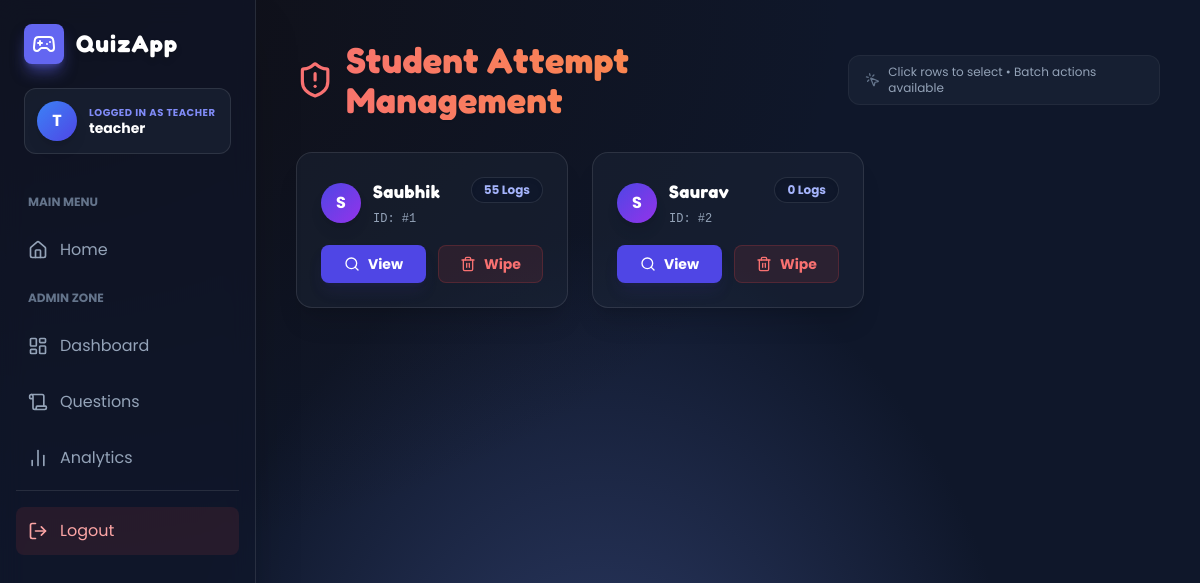
The app's page /teacher/attempts/manage (signed in), older data.
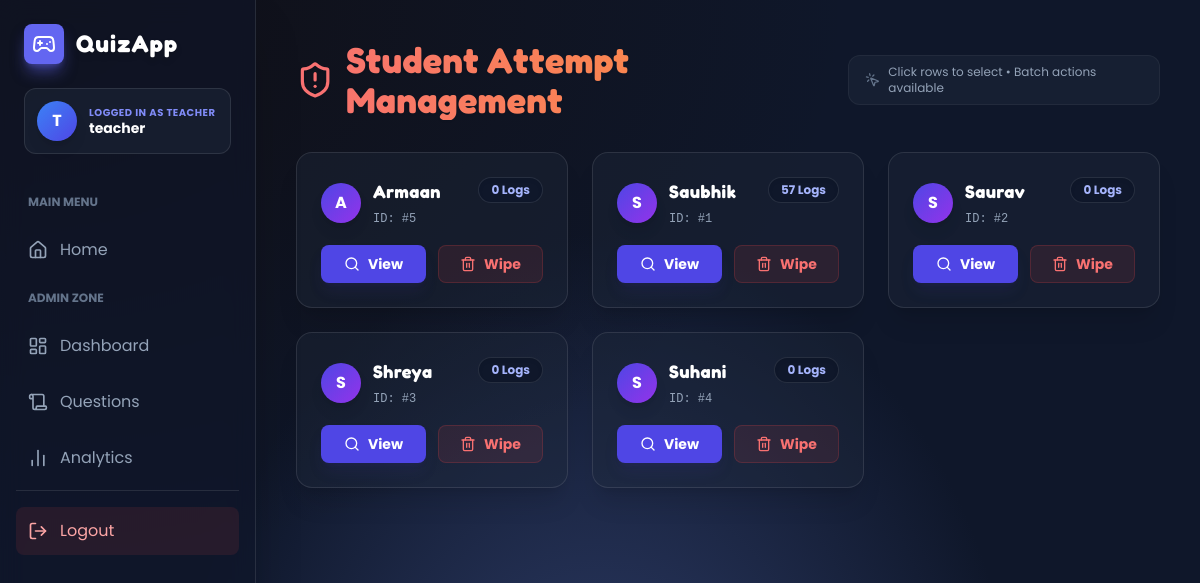
The same page, newer data.
### models.py (models this page shows, shortened)
class User(UserMixin, db.Model):
    id = db.Column(db.Integer, primary_key=True)
    username = db.Column(db.String(120), unique=True, nullable=False)
    password_hash = db.Column(db.String(256), nullable=False)
    role = db.Column(db.Enum(Role), default=Role.STUDENT)

### teacher/routes.py (the view)
@teacher_bp.route("/attempts/manage")
@login_required
@teacher_required
def manage_attempts():
    uid = request.args.get("uid", type=int)
    users = {u.id: u.username for u in User.query.all()}
    if uid:
        student = User.query.get_or_404(uid)
        attempts = Attempt.query.filter_by(user_id=uid).order_by(Attempt.started_at.desc()).all()
        return render_template("teacher_manage_attempts.html",
                               attempts=attempts,
                               user_cache=users,
                               filtered_student=student)
    else:
        counts = db.session.query(Attempt.user_id, func.count(Attempt.id)).group_by(Attempt.user_id).all()
        counts_map = {r[0]: r[1] for r in counts}
        students = User.query.order_by(User.username).all()
        return render_template("teacher_manage_attempts.html",
                               attempts=[],
                               user_cache=users,
                               students=students,
                               counts_map=counts_map,
                               filtered_student=None)

### models.py (called while the page is built)
@login_manager.user_loader
def load_user(user_id):
    try:
        return User.query.get(int(user_id))
    except Exception:
        return None

### teacher/routes.py (called while the page is built)
def teacher_required(func):
    @wraps(func)
    def wrapper(*args, **kwargs):
        if not hasattr(current_user, "role") or getattr(current_user.role, "value", None) != "teacher":
            flash("Unauthorized access.", "danger")
            return redirect(url_for("auth.index"))
        return func(*args, **kwargs)
    return wrapper

### templates/teacher_manage_attempts.html (shortened to what the changed rows need)
{% extends "base.html" %}
{% block content %}
<div class="max-w-6xl mx-auto space-y-8 fade">
    <div class="flex flex-col md:flex-row items-start md:items-center justify-between gap-4">
        <div>
            <h1 class="text-4xl font-bold text-transparent bg-clip-text bg-gradient-to-r from-red-400 to-orange-400 font-game drop-shadow-sm flex items-center gap-3">
                <i data-lucide="shield-alert" class="text-red-400 w-10 h-10"></i>
            </h1>
        </div>
    </div>
{% if filtered_student %}
    <div class="bg-slate-800/40 backdrop-blur-md border border-white/10 rounded-2xl overflow-hidden shadow-2xl relative">
        <div class="p-6 border-b border-white/5 bg-slate-900/30 flex flex-col md:flex-row items-start md:items-center justify-between gap-4">
            <div>
                <h2 class="text-xl font-bold text-white font-game flex items-center gap-2">
                    <span class="text-slate-400">Logs for:</span>
                    <span class="text-indigo-400">{{ filtered_student.username }}</span>
                </h2>
            </div>
            <div class="flex items-center gap-3">
                <a href="{{ url_for('teacher.manage_attempts') }}"
                   class="px-4 py-2 rounded-lg bg-slate-800 hover:bg-slate-700 text-slate-300 hover:text-white border border-white/10 transition-all text-sm font-bold flex items-center gap-2">
                    <i data-lucide="arrow-left" class="w-4 h-4"></i> Back
                </a>
                <form method="post" action="{{ url_for('teacher.delete_student_attempts', uid=filtered_student.id) }}"
                      onsubmit="return confirm('WARNING: This will wipe ALL combat records for {{ filtered_student.username }}. This action cannot be undone.');">
                    <button type="submit" class="px-4 py-2 rounded-lg bg-red-500/10 hover:bg-red-500 text-red-400 hover:text-white border border-red-500/20 transition-all text-sm font-bold flex items-center gap-2 group">
                        <i data-lucide="trash-2" class="w-4 h-4"></i>
                        <span>Wipe All Logs</span>
                    </button>
                </form>
            </div>
        </div>
        <div class="p-6">
            {% if attempts %}
            <form method="post" action="{{ url_for('teacher.mass_delete_attempts') }}" id="massDeleteAttemptsForm">
                <div class="flex items-center gap-4 mb-4 p-3 rounded-xl bg-slate-900/50 border border-white/5">
                    <label class="flex items-center gap-3 cursor-pointer group hover:text-white text-slate-400 transition-colors">
                        <input type="checkbox" id="selectAllAttempts" class="attempt-checkbox">
                        <span class="text-sm font-bold uppercase tracking-wider">Select All</span>
                    </label>
                    <div class="h-6 w-px bg-white/10"></div>
                    <button type="submit" class="text-sm font-bold text-red-400 hover:text-red-300 flex items-center gap-2 transition-colors disabled:opacity-50"
                            onclick="return confirmMassDelete()">
                        <i data-lucide="trash" class="w-4 h-4"></i>
                        Delete Selected
                    </button>
                    <input type="hidden" name="confirm_bulk" id="confirmBulkField" value="">
                </div>
                <div class="space-y-2">
                    {% for a in attempts %}
                    <div class="attempt-row rounded-xl p-0 relative group overflow-hidden bg-slate-800/30">
                        <label class="attempt-label flex items-center gap-4 p-4 w-full h-full" for="chk{{ a.id }}">
                            <input id="chk{{ a.id }}" type="checkbox" name="aids" value="{{ a.id }}" class="attempt-checkbox flex-shrink-0">
                            <div class="flex-grow min-w-0 grid grid-cols-1 md:grid-cols-3 gap-4 items-center">
                                <div class="flex items-center gap-3">
                                    <span class="text-xs font-mono text-slate-500">#{{ a.id }}</span>
                                    <span class="inline-flex items-center gap-1.5 px-2 py-1 rounded-md text-[10px] font-bold uppercase tracking-wide border
                                        {% if a.mode == 'adaptive' %} bg-indigo-500/10 text-indigo-400 border-indigo-500/20
                                        {% elif a.mode == 'challenger' %} bg-orange-500/10 text-orange-400 border-orange-500/20
                                        {% elif a.mode == 'minuterush' %} bg-emerald-500/10 text-emerald-400 border-emerald-500/20
                                        {% elif a.mode == 'firststrike' %} bg-red-500/10 text-red-400 border-red-500/20
                                        {% else %} bg-slate-700/50 text-slate-400 border-white/10 {% endif %}">
                                        {{ a.mode }}
                                    </span>
                                </div>
                                <div class="flex items-center gap-2">
                                    <span class="text-slate-400 text-xs uppercase font-bold">Score:</span>
                                    <span class="text-emerald-400 font-game text-lg">{{ a.score }}</span>
                                </div>
                                <div class="text-xs text-slate-500 font-mono text-right md:text-left">
                                    {{ a.started_at }}
                                </div>
                            </div>
                        </label>
                        <div class="absolute right-4 top-1/2 -translate-y-1/2 flex items-center gap-2 pl-4">
                            <a href="{{ url_for('quiz.results', attempt_id=a.id) }}"
                               onclick="event.stopPropagation();"
                               class="p-2 rounded-lg bg-indigo-500/10 text-indigo-400 hover:bg-indigo-500 hover:text-white transition-all border border-indigo-500/20"
                               title="View Report">
                                <i data-lucide="eye" class="w-4 h-4"></i>
                            </a>
                            <form method="post" action="{{ url_for('teacher.delete_attempt', aid=a.id) }}" class="inline-block"
                                  onsubmit="event.stopPropagation(); return confirm('Delete attempt #{{ a.id }}? This cannot be undone.');">
                                <button type="submit"
                                        class="p-2 rounded-lg bg-red-500/10 text-red-400 hover:bg-red-500 hover:text-white transition-all border border-red-500/20"
                                        title="Delete Single Attempt">
                                    <i data-lucide="trash-2" class="w-4 h-4"></i>
                                </button>
                            </form>
                        </div>
                    </div>
                    {% endfor %}
                </div>
            </form>
            {% else %}
            <div class="text-center py-12 text-slate-500 flex flex-col items-center">
                <i data-lucide="file-x" class="w-12 h-12 mb-3 opacity-50"></i>
                <p>No records found.</p>
            </div>
            {% endif %}
        </div>
    </div>
{% else %}
    <div class="grid grid-cols-1 md:grid-cols-2 lg:grid-cols-3 gap-6">
        {% if students %}
            {% for s in students %}
            {% if s.role.value != 'teacher' %}
            <div class="bg-slate-800/40 backdrop-blur-md border border-white/10 rounded-2xl p-6 relative group hover:border-indigo-500/30 transition-all shadow-xl">
                <div class="absolute inset-0 bg-gradient-to-br from-indigo-500/0 to-purple-500/0 group-hover:from-indigo-500/5 group-hover:to-purple-500/5 transition-all rounded-2xl pointer-events-none"></div>
                <div class="flex justify-between items-start mb-4 relative z-10">
                    <div class="flex items-center gap-3">
                        <div class="w-10 h-10 rounded-full bg-gradient-to-br from-indigo-600 to-purple-600 flex items-center justify-center font-bold text-white shadow-lg">
                            {{ s.username[0]|upper }}
                        </div>
                        <div>
                            <h3 class="font-bold text-white text-lg">{{ s.username }}</h3>
                            <span class="text-xs text-slate-400 font-mono">ID: #{{ s.id - 1 }}</span>
                        </div>
                    </div>
                    <span class="px-3 py-1 rounded-full bg-slate-900 border border-white/10 text-xs font-bold text-indigo-300 shadow-inner">
                        {{ counts_map.get(s.id, 0) }} Logs
                    </span>
                </div>
                <div class="grid grid-cols-2 gap-3 relative z-10">
                    <a href="{{ url_for('teacher.manage_attempts') }}?uid={{ s.id }}"
                       class="flex items-center justify-center gap-2 px-4 py-2 rounded-lg bg-indigo-600 hover:bg-indigo-500 text-white text-sm font-bold shadow-lg shadow-indigo-900/20 transition-all hover:scale-105 active:scale-95">
                        <i data-lucide="search" class="w-4 h-4"></i> View
                    </a>
                    <form method="post" action="{{ url_for('teacher.delete_student_attempts', uid=s.id) }}"
                          onsubmit="return confirm('WARNING: Wipe ALL attempts for {{ s.username }}?');">
                        <button type="submit" class="w-full flex items-center justify-center gap-2 px-4 py-2 rounded-lg bg-red-500/10 hover:bg-red-500 text-red-400 hover:text-white border border-red-500/20 transition-all text-sm font-bold">
                            <i data-lucide="trash-2" class="w-4 h-4"></i> Wipe
                        </button>
                    </form>
                </div>
            </div>
            {% endif %}
            {% endfor %}
        {% else %}
            <div class="col-span-full text-center py-12 text-slate-500">
                <i data-lucide="users" class="w-12 h-12 mx-auto mb-3 opacity-50"></i>
                <p>No students in the database.</p>
            </div>
        {% endif %}
    </div>
{% endif %}
</div>
{% endblock %}

Row changes from the older to the newer data that the page shows:
added User: username "A", username "Armaan", id "5", get "0"
computed for User "Saubhik": get "55" → "57"
added User: username "S", username "Shreya", id "3", get "0"
added User: username "S", username "Suhani", id "4", get "0"
